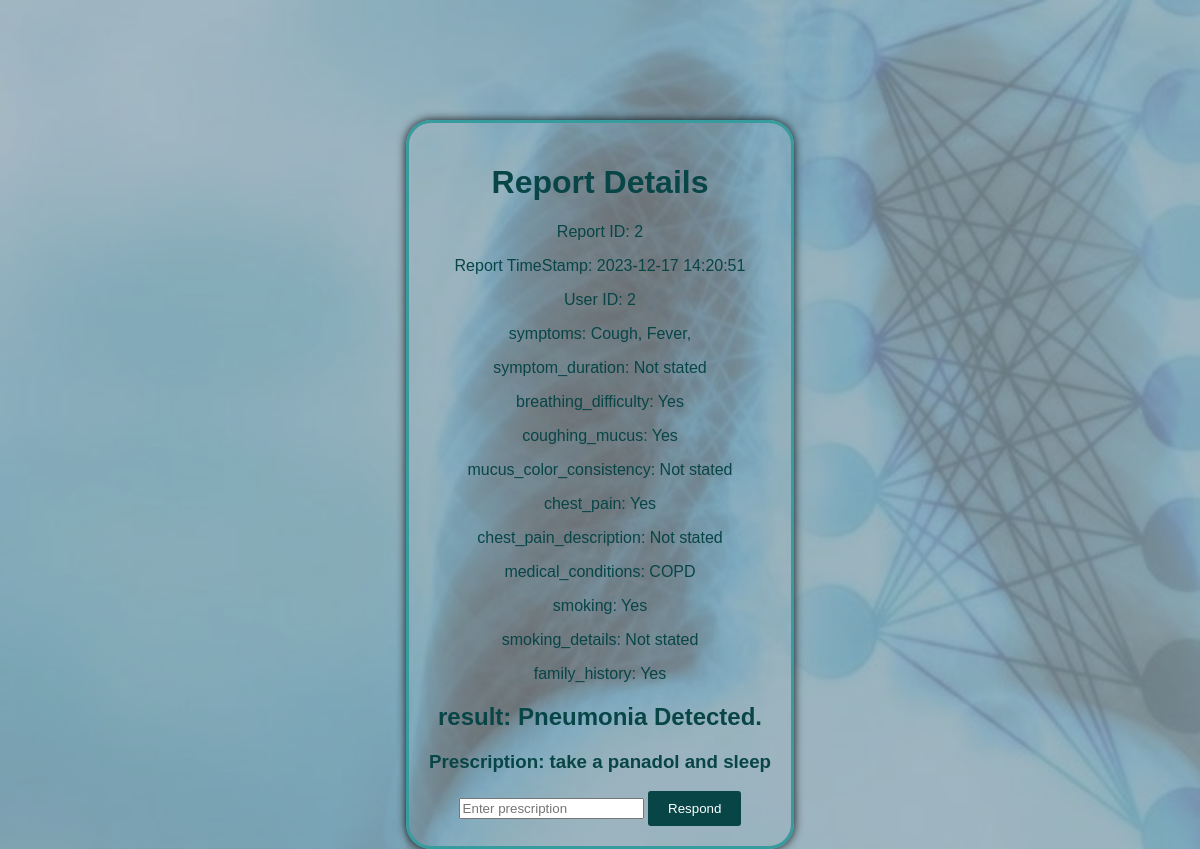
Screenshot of /Response/2 with the database file from the repository.
### tables this page shows
CREATE TABLE Report (
            id INTEGER PRIMARY KEY UNIQUE,
            report_date DATETIME DEFAULT CURRENT_TIMESTAMP,
            user_id INTEGER NOT NULL,
            symptoms TEXT,
            symptom_duration TEXT,
            breathing_difficulty TEXT,
            coughing_mucus TEXT,
            mucus_color_consistency TEXT,
            chest_pain TEXT,
            chest_pain_description TEXT,
            medical_conditions TEXT,
            smoking TEXT,
            smoking_details TEXT,
            family_history TEXT,
            Result TEXT NOT NULL,
            FOREIGN KEY(user_id) REFERENCES User(id)
        );

CREATE TABLE Response (
            id INTEGER PRIMARY KEY UNIQUE,
            user_id INTEGER,
            doctor_id INTEGER,
            report_id INTEGER,
            response TEXT NOT NULL,
            FOREIGN KEY(user_id) REFERENCES User(id),
            FOREIGN KEY(doctor_id) REFERENCES User(id),
            FOREIGN KEY(report_id) REFERENCES Report(id)
        );

### app.py (the view)
@app.route('/Response/<int:report_id>', methods=['GET'])
def Response(report_id):
    report = fetch_report_from_database(report_id)  # Implement this function
    if report:
        return render_template("respond.html",report = report)
    return "Report not found or error occurred."

### templates/respond.html (shortened to what this page needs)
<!DOCTYPE html>
<html>
<head>
    <link rel="stylesheet" href="{{ url_for('static', filename='style.css') }}">
</head>
<body>
    <div class="center-container">
    <div class="login-signup-container">
    <h1>Report Details</h1>
    <p>Report ID: {{ report[1][0] }}</p>
    <p>Report TimeStamp: {{ report[1][1] }}</p>
    <p>User ID: {{ report[0].U_ID }}</p>
    <p>symptoms: {{ report[0].symptoms }}</p>
    <p>symptom_duration: {{ report[0].symptom_duration }}</p>
    <p>breathing_difficulty: {{ report[0].breathing_difficulty }}</p>
    <p>coughing_mucus: {{ report[0].coughing_mucus }}</p>
    <p>mucus_color_consistency: {{ report[0].mucus_color_consistency }}</p>
    <p>chest_pain: {{ report[0].chest_pain }}</p>
    <p>chest_pain_description: {{ report[0].chest_pain_description }}</p>
    <p>medical_conditions: {{ report[0].medical_conditions }}</p>
    <p>smoking: {{ report[0].smoking }}</p>
    <p>smoking_details: {{ report[0].smoking_details }}</p>
    <p>family_history: {{ report[0].family_history }}</p>
    <h2>result: {{ report[0].result }}</h2>
    <h3>Prescription: {{report[1][2]}}</h3>
    <form action="/SaveResponse" method="POST">
        <input type="text" name="prescription" placeholder="Enter prescription">
    <button class="form-button" >Respond</button>
    </div>
</div>
</body>
</html>

### static/style.css (style rules this page uses)
body { font-family: Arial, sans-serif; margin: 0; padding: 0; background-image: url('./BG.png'); background-size: cover; background-repeat: no-repeat; }
.center-container { display: flex; justify-content: center; align-items: center; text-align: center; }
.login-signup-container { border: 3px solid #389c9f; box-shadow: 0px 0px 10px rgba(0, 0, 0, 0.9); padding: 20px; border-radius: 25px; max-width: 400px; color: #084547; margin-top: 10%; }
.form-button { background-color: #084547; color: #fff; border: none; padding: 10px 20px; border-radius: 3px; cursor: pointer; transition: background-color 0.3s; align-content: center; }

### rows the page displays
Report: report_date "2023-12-17 14:20:51", symptoms "Cough, Fever,", symptom_duration "Not stated", breathing_difficulty "Yes", coughing_mucus "Yes", mucus_color_consistency "Not stated", chest_pain "Yes", chest_pain_description "Not stated", medical_conditions "COPD", smoking "Yes", smoking_details "Not stated", family_history "Yes", Result "Pneumonia Detected."
Response: response "take a panadol and sleep"

### other values shown
{{ report[1][0] }} "2"
{{ report[0].U_ID }} "2"
